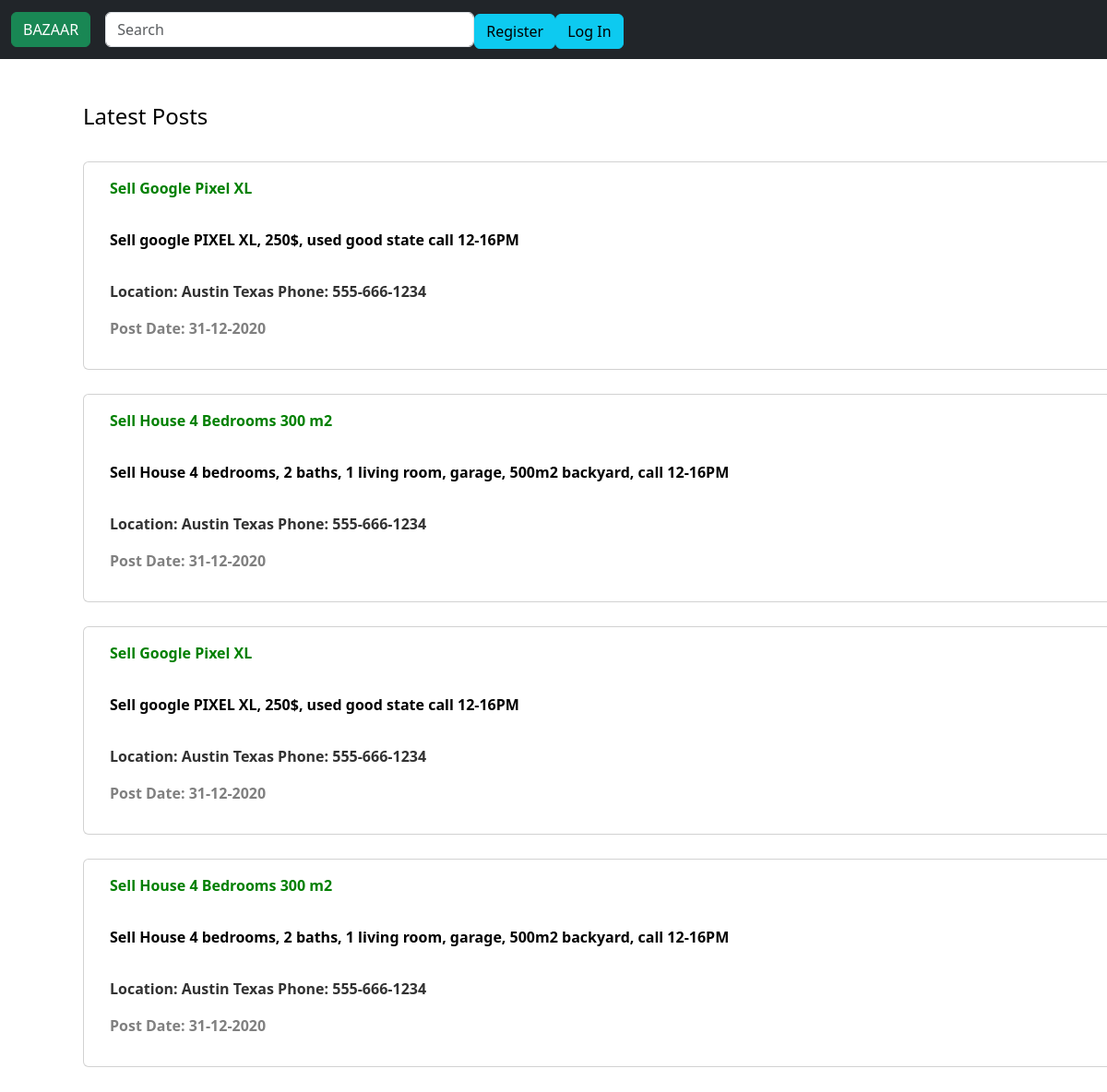
The page / on the database its author committed.
### tables this page shows
CREATE TABLE "posts" (
	"id"	INTEGER NOT NULL UNIQUE,
	"owner_id"	INTEGER NOT NULL,
	"title"	TEXT NOT NULL DEFAULT 'NOT SET',
	"details"	TEXT NOT NULL DEFAULT 'NOT SET',
	"city"	TEXT NOT NULL,
	"phone"	TEXT DEFAULT '000-000-0000',
	"section"	INTEGER NOT NULL DEFAULT 0,
	"postDate"	TEXT NOT NULL DEFAULT '2100-0-0',
	PRIMARY KEY("id" AUTOINCREMENT)
);

### app.py (the view)
@app.route("/")
def index():
    s = "SELECT * FROM posts ORDER BY posts.postDate ASC LIMIT 20"
    db = engine.connect()
    res = db.execute(s)
    return render_template("index.html", listPosts=res)

### app.py (called while the page is built)
@app.after_request
def after_request(response):
    response.headers["Cache-Control"] = "no-cache, no-store, must-revalidate"
    response.headers["Expires"] = 0
    response.headers["Pragma"] = "no-cache"
    return response

### templates/index.html (shortened to what this page needs)
{% extends "layout.html" %}
{% block main %}
<form action="/myposts" method="POST">
    <div class="container">
        <div class="d-grid gap-3">
            <h4 style="color:black;"> Latest Posts </h4>
            {% for post in listPosts %}
            <div class="container" style="margin-top: 10px;">
                <div class="row">
                    <div class="card " style="width: 1000rem; font-weight:bold; color:green">
                        <div class="card-body">
                            {{post[2]}}
                        </div>
                        <div style="color:rgb(0, 0, 0);" class="card-body">
                            {{post[3]}}
                        </div>
                        <div style="color: rgb(50, 50, 50)" class="card-body">
                            <p>Location: {{post[4]}} Phone: {{post[5]}}</p>
                            <p style="color: gray;">Post Date: {{post[7]}}</p>
                        </div>
                    </div>
                </div>
            </div>
            {% endfor %}
        </div>
    </div>
</form>
{% endblock %}

### rows shown on the page
posts: title "Sell Google Pixel XL", details "Sell google PIXEL XL, 250$, used good state call 12-16PM", city "Austin Texas", phone "555-666-1234", postDate "31-12-2020"
posts: title "Sell House 4 Bedrooms 300 m2", details "Sell House 4 bedrooms, 2 baths, 1 living room, garage, 500m2 backyard, call 12-16PM", city "Austin Texas", phone "555-666-1234", postDate "31-12-2020"
posts: title "Sell Google Pixel XL", details "Sell google PIXEL XL, 250$, used good state call 12-16PM", city "Austin Texas", phone "555-666-1234", postDate "31-12-2020"
posts: title "Sell House 4 Bedrooms 300 m2", details "Sell House 4 bedrooms, 2 baths, 1 living room, garage, 500m2 backyard, call 12-16PM", city "Austin Texas", phone "555-666-1234", postDate "31-12-2020"
